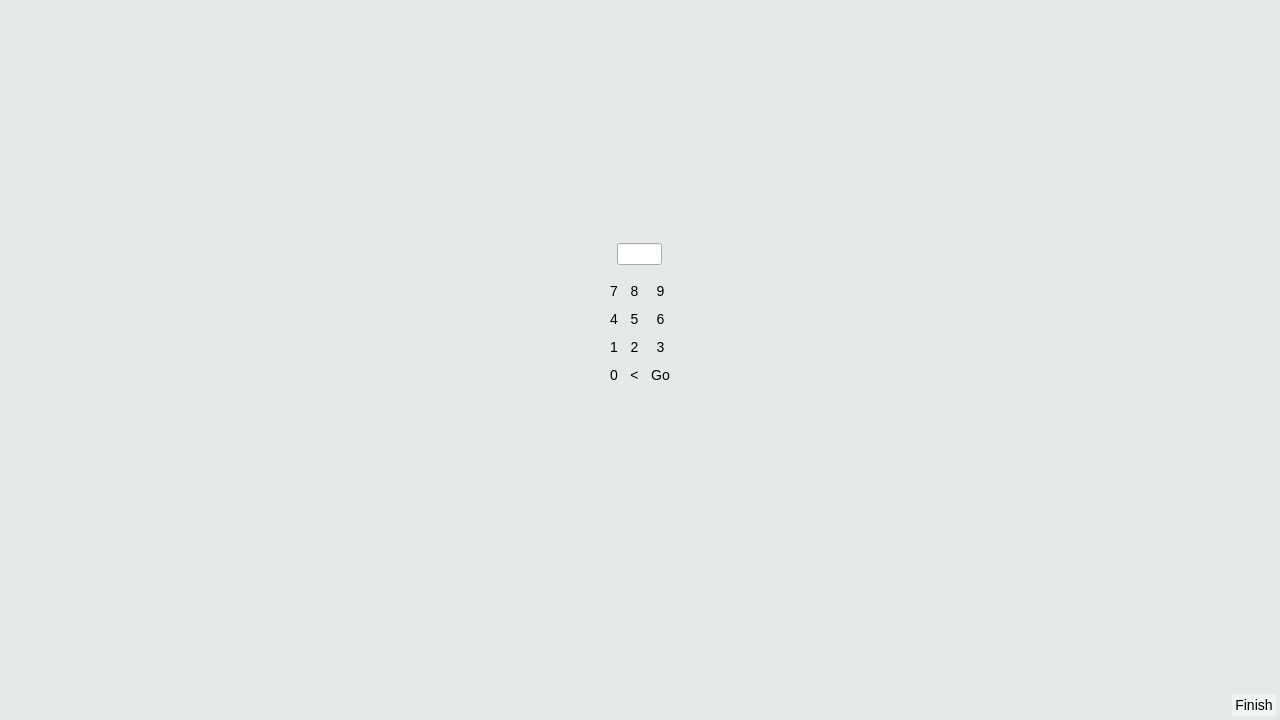
<?xml version="1.0" encoding="UTF-8"?>
<ui version="4.0">
 <class>MainForm</class>
 <widget class="QWidget" name="MainForm">
  <property name="geometry">
   <rect>
    <x>0</x>
    <y>0</y>
    <width>1280</width>
    <height>720</height>
   </rect>
  </property>
  <property name="windowTitle">
   <string>Time-Track</string>
  </property>
  <property name="styleSheet">
   <string notr="true">QWidget#MainForm{

background-color:#E5EAE7;
}
*{
font-family:&quot;Calibri&quot;;
font-size: 14px;

}


QTabWidget{
margin:0px;
padding:0px;
border:none;

background-color:#F1F4F5;

}

QTabBar{
background-color:#F1F4F5;
border:none;
}
QTabBar::tab:selected,QTabBar::tab:hover{

color:#444946;
}




QStackedWidget{
margin:0px;
padding:0px;
}


QWidget{
margin:0px;
padding:0px;
}



QPushButton{
padding:3px;
border:none;
background-color:#F1F4F5;
}
QPushButton:hover,QPushButton:hover{
background-color:#E4E9EB;
}

QPushButton#basicPageConnect:hover{
border-radius:15px;

}

QComboBox{
border:none;
background-color:#F1F4F5;
}
QComboBox:hover {
background-color:#E4E9EB;
}
QComboBox:drop-down{
border:none;
}


QRadioButton{
padding:0px;
margin:0px;

}

QDateEdit{
border:none;
background-color:#F1F4F5;
}
QDateEdit:hover{
background-color:#E4E9EB;
}
QDateEdit:drop-down{
border:none;
}
QGroupBox {
    border: 0px solid gray;
	
    margin-top: 0.5em;
	margin-right:0px;
	margin-left:0px;
}
QGroupBox::title {
    subcontrol-origin: margin;
    left: 10px;
    padding: 0 3px 0 3px;
}


</string>
  </property>
  <layout class="QVBoxLayout" name="verticalLayout_4">
   <property name="leftMargin">
    <number>0</number>
   </property>
   <property name="topMargin">
    <number>0</number>
   </property>
   <property name="rightMargin">
    <number>0</number>
   </property>
   <property name="bottomMargin">
    <number>4</number>
   </property>
   <item>
    <widget class="QStackedWidget" name="mainStack">
     <property name="styleSheet">
      <string notr="true"/>
     </property>
     <property name="currentIndex">
      <number>0</number>
     </property>
     <widget class="QWidget" name="loginPage">
      <property name="styleSheet">
       <string notr="true">

QPushButton{
padding:3px;
border:none;
background-color:#E5EAE7;
}
QPushButton:hover,QPushButton:hover{
background-color:#ECEFED;
}
</string>
      </property>
      <layout class="QGridLayout" name="gridLayout_16">
       <item row="1" column="1">
        <layout class="QHBoxLayout" name="horizontalLayout_13">
         <property name="sizeConstraint">
          <enum>QLayout::SetMinimumSize</enum>
         </property>
         <item>
          <widget class="QLineEdit" name="passEdit">
           <property name="maximumSize">
            <size>
             <width>45</width>
             <height>16777215</height>
            </size>
           </property>
           <property name="font">
            <font>
             <family>Calibri</family>
             <pointsize>-1</pointsize>
            </font>
           </property>
           <property name="maxLength">
            <number>4</number>
           </property>
           <property name="echoMode">
            <enum>QLineEdit::Password</enum>
           </property>
          </widget>
         </item>
        </layout>
       </item>
       <item row="0" column="1">
        <spacer name="verticalSpacer_3">
         <property name="orientation">
          <enum>Qt::Vertical</enum>
         </property>
         <property name="sizeHint" stdset="0">
          <size>
           <width>20</width>
           <height>40</height>
          </size>
         </property>
        </spacer>
       </item>
       <item row="1" column="0">
        <spacer name="horizontalSpacer_9">
         <property name="orientation">
          <enum>Qt::Horizontal</enum>
         </property>
         <property name="sizeHint" stdset="0">
          <size>
           <width>40</width>
           <height>20</height>
          </size>
         </property>
        </spacer>
       </item>
       <item row="7" column="1">
        <spacer name="verticalSpacer_4">
         <property name="orientation">
          <enum>Qt::Vertical</enum>
         </property>
         <property name="sizeHint" stdset="0">
          <size>
           <width>20</width>
           <height>40</height>
          </size>
         </property>
        </spacer>
       </item>
       <item row="1" column="3">
        <spacer name="horizontalSpacer_10">
         <property name="orientation">
          <enum>Qt::Horizontal</enum>
         </property>
         <property name="sizeHint" stdset="0">
          <size>
           <width>40</width>
           <height>20</height>
          </size>
         </property>
        </spacer>
       </item>
       <item row="6" column="1">
        <widget class="QPushButton" name="basicPageConnect">
         <property name="text">
          <string/>
         </property>
        </widget>
       </item>
       <item row="3" column="1">
        <widget class="QLabel" name="passLabel">
         <property name="text">
          <string/>
         </property>
        </widget>
       </item>
       <item row="2" column="1">
        <widget class="QWidget" name="loginNumPad" native="true">
         <layout class="QGridLayout" name="gridLayout_17">
          <item row="0" column="0">
           <widget class="QPushButton" name="Login7">
            <property name="text">
             <string>7</string>
            </property>
           </widget>
          </item>
          <item row="0" column="1">
           <widget class="QPushButton" name="Login8">
            <property name="text">
             <string>8</string>
            </property>
           </widget>
          </item>
          <item row="3" column="0">
           <widget class="QPushButton" name="Login1">
            <property name="text">
             <string>1</string>
            </property>
           </widget>
          </item>
          <item row="1" column="0">
           <widget class="QPushButton" name="Login4">
            <property name="text">
             <string>4</string>
            </property>
           </widget>
          </item>
          <item row="1" column="1">
           <widget class="QPushButton" name="Login5">
            <property name="text">
             <string>5</string>
            </property>
           </widget>
          </item>
          <item row="3" column="1">
           <widget class="QPushButton" name="Login2">
            <property name="text">
             <string>2</string>
            </property>
           </widget>
          </item>
          <item row="0" column="2">
           <widget class="QPushButton" name="Login9">
            <property name="text">
             <string>9</string>
            </property>
           </widget>
          </item>
          <item row="1" column="2">
           <widget class="QPushButton" name="Login6">
            <property name="text">
             <string>6</string>
            </property>
           </widget>
          </item>
          <item row="3" column="2">
           <widget class="QPushButton" name="Login3">
            <property name="text">
             <string>3</string>
            </property>
           </widget>
          </item>
          <item row="4" column="0">
           <widget class="QPushButton" name="Login0">
            <property name="text">
             <string>0</string>
            </property>
           </widget>
          </item>
          <item row="4" column="1">
           <widget class="QPushButton" name="LoginBack">
            <property name="text">
             <string>&lt;</string>
            </property>
           </widget>
          </item>
          <item row="4" column="2">
           <widget class="QPushButton" name="LoginGo">
            <property name="text">
             <string>Go</string>
            </property>
           </widget>
          </item>
         </layout>
        </widget>
       </item>
      </layout>
     </widget>
     <widget class="QWidget" name="basicPage">
      <property name="styleSheet">
       <string notr="true">

QPushButton{
padding:3px;
border:none;
background-color:#E5EAE7;
}
QPushButton:hover,QPushButton:hover{
background-color:#ECEFED;
}
</string>
      </property>
      <layout class="QGridLayout" name="gridLayout_2">
       <property name="bottomMargin">
        <number>0</number>
       </property>
       <item row="1" column="3">
        <spacer name="horizontalSpacer_3">
         <property name="orientation">
          <enum>Qt::Horizontal</enum>
         </property>
         <property name="sizeHint" stdset="0">
          <size>
           <width>40</width>
           <height>20</height>
          </size>
         </property>
        </spacer>
       </item>
       <item row="2" column="1">
        <spacer name="verticalSpacer_2">
         <property name="orientation">
          <enum>Qt::Vertical</enum>
         </property>
         <property name="sizeHint" stdset="0">
          <size>
           <width>20</width>
           <height>40</height>
          </size>
         </property>
        </spacer>
       </item>
       <item row="1" column="0">
        <spacer name="horizontalSpacer_2">
         <property name="orientation">
          <enum>Qt::Horizontal</enum>
         </property>
         <property name="sizeHint" stdset="0">
          <size>
           <width>40</width>
           <height>20</height>
          </size>
         </property>
        </spacer>
       </item>
       <item row="0" column="1">
        <spacer name="verticalSpacer">
         <property name="orientation">
          <enum>Qt::Vertical</enum>
         </property>
         <property name="sizeHint" stdset="0">
          <size>
           <width>20</width>
           <height>40</height>
          </size>
         </property>
        </spacer>
       </item>
       <item row="1" column="1">
        <layout class="QHBoxLayout" name="horizontalLayout_15">
         <item>
          <widget class="QPushButton" name="basicPageClockIn">
           <property name="text">
            <string/>
           </property>
          </widget>
         </item>
         <item>
          <widget class="QPushButton" name="basicPageClockOut">
           <property name="text">
            <string/>
           </property>
          </widget>
         </item>
         <item>
          <widget class="QPushButton" name="basicPageAdvanced">
           <property name="text">
            <string/>
           </property>
          </widget>
         </item>
        </layout>
       </item>
      </layout>
     </widget>
     <widget class="QWidget" name="advPage">
      <layout class="QGridLayout" name="gridLayout_7">
       <property name="leftMargin">
        <number>0</number>
       </property>
       <property name="topMargin">
        <number>0</number>
       </property>
       <property name="rightMargin">
        <number>0</number>
       </property>
       <property name="bottomMargin">
        <number>0</number>
       </property>
       <item row="2" column="0">
        <widget class="QTabWidget" name="MainTabs">
         <property name="currentIndex">
          <number>1</number>
         </property>
         <property name="tabsClosable">
          <bool>false</bool>
         </property>
         <property name="tabBarAutoHide">
          <bool>false</bool>
         </property>
         <widget class="QWidget" name="EmployeeTab">
          <attribute name="title">
           <string>Employees</string>
          </attribute>
          <layout class="QGridLayout" name="gridLayout_4">
           <property name="leftMargin">
            <number>0</number>
           </property>
           <property name="topMargin">
            <number>0</number>
           </property>
           <property name="rightMargin">
            <number>0</number>
           </property>
           <property name="bottomMargin">
            <number>0</number>
           </property>
           <property name="spacing">
            <number>0</number>
           </property>
           <item row="0" column="0">
            <widget class="QTableView" name="EmployeeView">
             <property name="frameShape">
              <enum>QFrame::NoFrame</enum>
             </property>
             <property name="gridStyle">
              <enum>Qt::SolidLine</enum>
             </property>
            </widget>
           </item>
          </layout>
         </widget>
         <widget class="QWidget" name="ProjectTab">
          <attribute name="title">
           <string>Projects</string>
          </attribute>
          <layout class="QGridLayout" name="gridLayout_5">
           <property name="leftMargin">
            <number>0</number>
           </property>
           <property name="topMargin">
            <number>0</number>
           </property>
           <property name="rightMargin">
            <number>0</number>
           </property>
           <property name="bottomMargin">
            <number>0</number>
           </property>
           <property name="spacing">
            <number>0</number>
           </property>
           <item row="0" column="0">
            <layout class="QHBoxLayout" name="horizontalLayout_11">
             <item>
              <widget class="QTableView" name="ProjectView">
               <property name="frameShape">
                <enum>QFrame::NoFrame</enum>
               </property>
              </widget>
             </item>
             <item>
              <widget class="QTableView" name="ProjectItemView">
               <property name="frameShape">
                <enum>QFrame::NoFrame</enum>
               </property>
              </widget>
             </item>
            </layout>
           </item>
          </layout>
         </widget>
         <widget class="QWidget" name="ItemTab">
          <attribute name="title">
           <string>Sub-Projects</string>
          </attribute>
          <layout class="QGridLayout" name="gridLayout_6">
           <property name="leftMargin">
            <number>0</number>
           </property>
           <property name="topMargin">
            <number>0</number>
           </property>
           <property name="rightMargin">
            <number>0</number>
           </property>
           <property name="bottomMargin">
            <number>0</number>
           </property>
           <property name="spacing">
            <number>0</number>
           </property>
           <item row="0" column="0">
            <widget class="QTableView" name="ItemView">
             <property name="frameShape">
              <enum>QFrame::NoFrame</enum>
             </property>
            </widget>
           </item>
          </layout>
         </widget>
         <widget class="QWidget" name="ShiftTab">
          <attribute name="title">
           <string>Shifts</string>
          </attribute>
          <layout class="QGridLayout" name="gridLayout_3">
           <property name="sizeConstraint">
            <enum>QLayout::SetMinimumSize</enum>
           </property>
           <property name="leftMargin">
            <number>0</number>
           </property>
           <property name="topMargin">
            <number>0</number>
           </property>
           <property name="rightMargin">
            <number>0</number>
           </property>
           <property name="bottomMargin">
            <number>0</number>
           </property>
           <property name="spacing">
            <number>0</number>
           </property>
           <item row="0" column="0">
            <widget class="QTableView" name="ShiftView">
             <property name="frameShape">
              <enum>QFrame::NoFrame</enum>
             </property>
            </widget>
           </item>
          </layout>
         </widget>
        </widget>
       </item>
       <item row="1" column="0">
        <widget class="QTabWidget" name="HeaderTabs">
         <property name="maximumSize">
          <size>
           <width>16777215</width>
           <height>110</height>
          </size>
         </property>
         <property name="styleSheet">
          <string notr="true"/>
         </property>
         <property name="tabPosition">
          <enum>QTabWidget::North</enum>
         </property>
         <property name="tabShape">
          <enum>QTabWidget::Rounded</enum>
         </property>
         <property name="currentIndex">
          <number>0</number>
         </property>
         <property name="elideMode">
          <enum>Qt::ElideLeft</enum>
         </property>
         <property name="documentMode">
          <bool>false</bool>
         </property>
         <property name="tabsClosable">
          <bool>false</bool>
         </property>
         <property name="movable">
          <bool>false</bool>
         </property>
         <property name="tabBarAutoHide">
          <bool>false</bool>
         </property>
         <widget class="QWidget" name="EmployeeSettings">
          <property name="styleSheet">
           <string notr="true">QCheckBox::indicator,QRadioButton::indicator{
border:none;
background-color:#F1F4F5;

}

QCheckBox::indicator:checked,QRadioButton::indicator:checked{
border:none;
background-color:#FE938C;

}
</string>
          </property>
          <attribute name="title">
           <string>Employees</string>
          </attribute>
          <layout class="QHBoxLayout" name="horizontalLayout_2">
           <property name="spacing">
            <number>1</number>
           </property>
           <property name="leftMargin">
            <number>2</number>
           </property>
           <property name="topMargin">
            <number>2</number>
           </property>
           <property name="rightMargin">
            <number>2</number>
           </property>
           <property name="bottomMargin">
            <number>2</number>
           </property>
           <item>
            <widget class="QGroupBox" name="groupBox">
             <property name="minimumSize">
              <size>
               <width>0</width>
               <height>0</height>
              </size>
             </property>
             <property name="maximumSize">
              <size>
               <width>200</width>
               <height>16777215</height>
              </size>
             </property>
             <property name="styleSheet">
              <string notr="true"/>
             </property>
             <property name="title">
              <string>Options</string>
             </property>
             <layout class="QHBoxLayout" name="horizontalLayout_5">
              <item>
               <widget class="QPushButton" name="EmployeeAdd">
                <property name="text">
                 <string/>
                </property>
                <property name="default">
                 <bool>false</bool>
                </property>
               </widget>
              </item>
              <item>
               <widget class="QPushButton" name="EmployeeArchive">
                <property name="text">
                 <string/>
                </property>
               </widget>
              </item>
              <item>
               <widget class="QPushButton" name="EmployeeDelete">
                <property name="text">
                 <string/>
                </property>
               </widget>
              </item>
             </layout>
            </widget>
           </item>
           <item>
            <widget class="QGroupBox" name="groupBox_2">
             <property name="title">
              <string>Table</string>
             </property>
             <layout class="QGridLayout" name="gridLayout_8">
              <item row="0" column="0">
               <widget class="QCheckBox" name="EmployeeName">
                <property name="text">
                 <string>Name</string>
                </property>
               </widget>
              </item>
              <item row="1" column="2">
               <widget class="QCheckBox" name="EmployeeActive">
                <property name="text">
                 <string>Active</string>
                </property>
               </widget>
              </item>
              <item row="0" column="2">
               <widget class="QCheckBox" name="EmployeeShiftCount">
                <property name="text">
                 <string>ShiftCount</string>
                </property>
               </widget>
              </item>
              <item row="1" column="1">
               <widget class="QCheckBox" name="EmployeeAdminStatus">
                <property name="text">
                 <string>AdminStatus</string>
                </property>
               </widget>
              </item>
              <item row="0" column="1">
               <widget class="QCheckBox" name="EmployeePin">
                <property name="text">
                 <string>Pin</string>
                </property>
               </widget>
              </item>
              <item row="1" column="0">
               <widget class="QCheckBox" name="EmployeeId">
                <property name="text">
                 <string>Id</string>
                </property>
               </widget>
              </item>
              <item row="0" column="3">
               <widget class="QCheckBox" name="EmployeeCurrent">
                <property name="text">
                 <string>Current</string>
                </property>
               </widget>
              </item>
             </layout>
            </widget>
           </item>
           <item>
            <widget class="QGroupBox" name="groupBox_3">
             <property name="title">
              <string>Show</string>
             </property>
             <property name="flat">
              <bool>false</bool>
             </property>
             <property name="checkable">
              <bool>false</bool>
             </property>
             <layout class="QVBoxLayout" name="verticalLayout_2">
              <property name="spacing">
               <number>2</number>
              </property>
              <property name="leftMargin">
               <number>9</number>
              </property>
              <item>
               <widget class="QRadioButton" name="AllRadio">
                <property name="text">
                 <string>All Employees</string>
                </property>
               </widget>
              </item>
              <item>
               <widget class="QRadioButton" name="CurrentRadio">
                <property name="text">
                 <string>Current Employees</string>
                </property>
               </widget>
              </item>
              <item>
               <widget class="QRadioButton" name="PastRadio">
                <property name="text">
                 <string>Past Employees</string>
                </property>
               </widget>
              </item>
             </layout>
            </widget>
           </item>
           <item>
            <spacer name="horizontalSpacer_4">
             <property name="orientation">
              <enum>Qt::Horizontal</enum>
             </property>
             <property name="sizeHint" stdset="0">
              <size>
               <width>40</width>
               <height>20</height>
              </size>
             </property>
            </spacer>
           </item>
          </layout>
         </widget>
         <widget class="QWidget" name="ProjectsSettings">
          <property name="styleSheet">
           <string notr="true">QCheckBox::indicator,QRadioButton::indicator{
border:none;
background-color:#F1F4F5;

}

QCheckBox::indicator:checked,QRadioButton::indicator:checked{
border:none;
background-color:#B19994;

}
</string>
          </property>
          <attribute name="title">
           <string>Projects</string>
          </attribute>
          <layout class="QHBoxLayout" name="horizontalLayout_7">
           <property name="spacing">
            <number>1</number>
           </property>
           <property name="leftMargin">
            <number>2</number>
           </property>
           <property name="topMargin">
            <number>2</number>
           </property>
           <property name="rightMargin">
            <number>2</number>
           </property>
           <property name="bottomMargin">
            <number>2</number>
           </property>
           <item>
            <widget class="QGroupBox" name="groupBox_6">
             <property name="title">
              <string>Options</string>
             </property>
             <layout class="QHBoxLayout" name="horizontalLayout_9">
              <item>
               <widget class="QPushButton" name="ProjectAdd">
                <property name="text">
                 <string/>
                </property>
               </widget>
              </item>
              <item>
               <widget class="QPushButton" name="ProjectArchive">
                <property name="text">
                 <string/>
                </property>
               </widget>
              </item>
              <item>
               <widget class="QPushButton" name="ProjectDelete">
                <property name="text">
                 <string/>
                </property>
               </widget>
              </item>
             </layout>
            </widget>
           </item>
           <item>
            <widget class="QGroupBox" name="groupBox_8">
             <property name="title">
              <string>Project Table</string>
             </property>
             <layout class="QGridLayout" name="gridLayout_9">
              <item row="0" column="0">
               <widget class="QCheckBox" name="ProjectName">
                <property name="text">
                 <string>Name</string>
                </property>
               </widget>
              </item>
              <item row="1" column="0">
               <widget class="QCheckBox" name="ProjectId">
                <property name="text">
                 <string>Id</string>
                </property>
               </widget>
              </item>
              <item row="0" column="1">
               <widget class="QCheckBox" name="ProjectCurrent">
                <property name="text">
                 <string>Current</string>
                </property>
               </widget>
              </item>
              <item row="1" column="1">
               <widget class="QCheckBox" name="ProjectDate">
                <property name="text">
                 <string>Date</string>
                </property>
               </widget>
              </item>
             </layout>
            </widget>
           </item>
           <item>
            <widget class="QGroupBox" name="groupBox_9">
             <property name="font">
              <font>
               <family>Calibri</family>
               <pointsize>-1</pointsize>
              </font>
             </property>
             <property name="title">
              <string>Show</string>
             </property>
             <layout class="QVBoxLayout" name="verticalLayout_3">
              <property name="spacing">
               <number>2</number>
              </property>
              <item>
               <widget class="QRadioButton" name="ProjectAllRadio">
                <property name="text">
                 <string>All Projects</string>
                </property>
               </widget>
              </item>
              <item>
               <widget class="QRadioButton" name="ProjectCurrentRadio">
                <property name="text">
                 <string>Current Projects</string>
                </property>
               </widget>
              </item>
              <item>
               <widget class="QRadioButton" name="ProjectPastRadio">
                <property name="text">
                 <string>Past Projects</string>
                </property>
               </widget>
              </item>
             </layout>
            </widget>
           </item>
           <item>
            <spacer name="horizontalSpacer_6">
             <property name="orientation">
              <enum>Qt::Horizontal</enum>
             </property>
             <property name="sizeHint" stdset="0">
              <size>
               <width>40</width>
               <height>20</height>
              </size>
             </property>
            </spacer>
           </item>
           <item>
            <widget class="QGroupBox" name="groupBox_11">
             <property name="title">
              <string>Options</string>
             </property>
             <layout class="QGridLayout" name="gridLayout_12">
              <item row="0" column="1">
               <widget class="QPushButton" name="ProjectItemAdd">
                <property name="text">
                 <string/>
                </property>
               </widget>
              </item>
              <item row="0" column="2">
               <widget class="QPushButton" name="ProjectItemRemove">
                <property name="text">
                 <string/>
                </property>
               </widget>
              </item>
              <item row="0" column="0">
               <widget class="QComboBox" name="ProjectItemCombo">
                <property name="font">
                 <font>
                  <family>Calibri</family>
                  <pointsize>-1</pointsize>
                 </font>
                </property>
               </widget>
              </item>
             </layout>
            </widget>
           </item>
           <item>
            <widget class="QGroupBox" name="groupBox_12">
             <property name="styleSheet">
              <string notr="true">QCheckBox::indicator,QRadioButton::indicator{
border:none;
background-color:#F1F4F5;

}

QCheckBox::indicator:checked,QRadioButton::indicator:checked{
border:none;
background-color:#837F9A;

}
</string>
             </property>
             <property name="title">
              <string>Table</string>
             </property>
             <layout class="QGridLayout" name="gridLayout_11">
              <item row="0" column="0">
               <widget class="QCheckBox" name="ProjectItemName">
                <property name="text">
                 <string>Name</string>
                </property>
               </widget>
              </item>
              <item row="1" column="0">
               <widget class="QCheckBox" name="ProjectItemId">
                <property name="text">
                 <string>Id</string>
                </property>
               </widget>
              </item>
             </layout>
            </widget>
           </item>
          </layout>
         </widget>
         <widget class="QWidget" name="ItemsSettings">
          <property name="styleSheet">
           <string notr="true">QCheckBox::indicator,QRadioButton::indicator{
border:none;
background-color:#F1F4F5;

}

QCheckBox::indicator:checked,QRadioButton::indicator:checked{
border:none;
background-color:#837F9A;

}</string>
          </property>
          <attribute name="title">
           <string>Sub-Projects</string>
          </attribute>
          <layout class="QHBoxLayout" name="horizontalLayout_8">
           <property name="spacing">
            <number>1</number>
           </property>
           <property name="leftMargin">
            <number>2</number>
           </property>
           <property name="topMargin">
            <number>2</number>
           </property>
           <property name="rightMargin">
            <number>2</number>
           </property>
           <property name="bottomMargin">
            <number>2</number>
           </property>
           <item>
            <widget class="QGroupBox" name="groupBox_7">
             <property name="title">
              <string>Options</string>
             </property>
             <layout class="QHBoxLayout" name="horizontalLayout_10">
              <item>
               <widget class="QPushButton" name="ItemAdd">
                <property name="text">
                 <string/>
                </property>
               </widget>
              </item>
              <item>
               <widget class="QPushButton" name="ItemDelete">
                <property name="text">
                 <string/>
                </property>
               </widget>
              </item>
             </layout>
            </widget>
           </item>
           <item>
            <widget class="QGroupBox" name="groupBox_10">
             <property name="title">
              <string>Table</string>
             </property>
             <layout class="QGridLayout" name="gridLayout_10">
              <item row="0" column="0">
               <widget class="QCheckBox" name="ItemName">
                <property name="text">
                 <string>Name</string>
                </property>
               </widget>
              </item>
              <item row="1" column="0">
               <widget class="QCheckBox" name="ItemId">
                <property name="text">
                 <string>Id</string>
                </property>
               </widget>
              </item>
              <item row="1" column="1">
               <widget class="QCheckBox" name="ItemSub">
                <property name="text">
                 <string>Sub-Category</string>
                </property>
               </widget>
              </item>
              <item row="0" column="1">
               <widget class="QCheckBox" name="ItemCategory">
                <property name="text">
                 <string>Category</string>
                </property>
               </widget>
              </item>
              <item row="0" column="2">
               <widget class="QCheckBox" name="ItemDimension">
                <property name="text">
                 <string>Dimension</string>
                </property>
               </widget>
              </item>
             </layout>
            </widget>
           </item>
           <item>
            <spacer name="horizontalSpacer_7">
             <property name="orientation">
              <enum>Qt::Horizontal</enum>
             </property>
             <property name="sizeHint" stdset="0">
              <size>
               <width>40</width>
               <height>20</height>
              </size>
             </property>
            </spacer>
           </item>
          </layout>
         </widget>
         <widget class="QWidget" name="ShiftSettings">
          <property name="styleSheet">
           <string notr="true">QCheckBox::indicator,QRadioButton::indicator{
border:none;
background-color:#F1F4F5;

}

QCheckBox::indicator:checked,QRadioButton::indicator:checked{
border:none;
background-color:#8DAA91;

}</string>
          </property>
          <attribute name="title">
           <string>Shifts</string>
          </attribute>
          <layout class="QHBoxLayout" name="horizontalLayout_3">
           <property name="spacing">
            <number>1</number>
           </property>
           <property name="leftMargin">
            <number>2</number>
           </property>
           <property name="topMargin">
            <number>2</number>
           </property>
           <property name="rightMargin">
            <number>2</number>
           </property>
           <property name="bottomMargin">
            <number>2</number>
           </property>
           <item>
            <widget class="QGroupBox" name="groupBox_4">
             <property name="title">
              <string>Options</string>
             </property>
             <layout class="QHBoxLayout" name="horizontalLayout_6">
              <item>
               <widget class="QPushButton" name="ShiftAdd">
                <property name="text">
                 <string/>
                </property>
               </widget>
              </item>
              <item>
               <widget class="QPushButton" name="ShiftEdit">
                <property name="text">
                 <string/>
                </property>
               </widget>
              </item>
              <item>
               <widget class="QPushButton" name="ShiftDelete">
                <property name="text">
                 <string/>
                </property>
               </widget>
              </item>
             </layout>
            </widget>
           </item>
           <item>
            <widget class="QGroupBox" name="groupBox_5">
             <property name="title">
              <string>Display By</string>
             </property>
             <layout class="QGridLayout" name="gridLayout">
              <property name="spacing">
               <number>2</number>
              </property>
              <item row="0" column="2">
               <widget class="QComboBox" name="ShiftEmployeeCombo">
                <property name="font">
                 <font>
                  <family>Calibri</family>
                  <pointsize>-1</pointsize>
                 </font>
                </property>
                <property name="sizeAdjustPolicy">
                 <enum>QComboBox::AdjustToContents</enum>
                </property>
               </widget>
              </item>
              <item row="1" column="2">
               <widget class="QComboBox" name="ShiftProjectCombo">
                <property name="font">
                 <font>
                  <family>Calibri</family>
                  <pointsize>-1</pointsize>
                 </font>
                </property>
                <property name="sizeAdjustPolicy">
                 <enum>QComboBox::AdjustToContents</enum>
                </property>
               </widget>
              </item>
              <item row="0" column="0">
               <widget class="QLabel" name="label2323">
                <property name="text">
                 <string>Employee:</string>
                </property>
               </widget>
              </item>
              <item row="2" column="2">
               <widget class="QComboBox" name="ShiftItemCombo">
                <property name="font">
                 <font>
                  <family>Calibri</family>
                  <pointsize>-1</pointsize>
                 </font>
                </property>
                <property name="sizeAdjustPolicy">
                 <enum>QComboBox::AdjustToContents</enum>
                </property>
               </widget>
              </item>
              <item row="2" column="0">
               <widget class="QLabel" name="label_3">
                <property name="text">
                 <string>Item:</string>
                </property>
               </widget>
              </item>
              <item row="1" column="0">
               <widget class="QLabel" name="label_2">
                <property name="text">
                 <string>Project:</string>
                </property>
               </widget>
              </item>
              <item row="0" column="1">
               <widget class="QCheckBox" name="ShiftEmployeeBox">
                <property name="text">
                 <string/>
                </property>
               </widget>
              </item>
              <item row="1" column="1">
               <widget class="QCheckBox" name="ShiftProjectBox">
                <property name="text">
                 <string/>
                </property>
               </widget>
              </item>
              <item row="2" column="1">
               <widget class="QCheckBox" name="ShiftItemBox">
                <property name="text">
                 <string/>
                </property>
               </widget>
              </item>
             </layout>
            </widget>
           </item>
           <item>
            <widget class="QGroupBox" name="groupBox_13">
             <property name="title">
              <string>Time</string>
             </property>
             <layout class="QGridLayout" name="gridLayout_13">
              <item row="0" column="1">
               <widget class="QDateEdit" name="ShiftDate1">
                <property name="calendarPopup">
                 <bool>true</bool>
                </property>
               </widget>
              </item>
              <item row="1" column="1">
               <widget class="QDateEdit" name="ShiftDate2">
                <property name="calendarPopup">
                 <bool>true</bool>
                </property>
               </widget>
              </item>
              <item row="0" column="0">
               <widget class="QLabel" name="label_4">
                <property name="text">
                 <string>From:</string>
                </property>
               </widget>
              </item>
              <item row="1" column="0">
               <widget class="QLabel" name="label_5">
                <property name="text">
                 <string>To:</string>
                </property>
               </widget>
              </item>
             </layout>
            </widget>
           </item>
           <item>
            <spacer name="horizontalSpacer_5">
             <property name="orientation">
              <enum>Qt::Horizontal</enum>
             </property>
             <property name="sizeHint" stdset="0">
              <size>
               <width>40</width>
               <height>20</height>
              </size>
             </property>
            </spacer>
           </item>
           <item>
            <widget class="QGroupBox" name="groupBox_15">
             <property name="title">
              <string/>
             </property>
             <layout class="QGridLayout" name="gridLayout_15">
              <item row="0" column="0">
               <widget class="QLabel" name="ShiftTotalTime">
                <property name="layoutDirection">
                 <enum>Qt::LeftToRight</enum>
                </property>
                <property name="text">
                 <string>0:00</string>
                </property>
                <property name="alignment">
                 <set>Qt::AlignCenter</set>
                </property>
               </widget>
              </item>
             </layout>
            </widget>
           </item>
          </layout>
         </widget>
         <widget class="QWidget" name="DataBaseSettings">
          <attribute name="title">
           <string>DataBase</string>
          </attribute>
          <layout class="QHBoxLayout" name="horizontalLayout_4">
           <property name="spacing">
            <number>1</number>
           </property>
           <property name="leftMargin">
            <number>2</number>
           </property>
           <property name="topMargin">
            <number>2</number>
           </property>
           <property name="rightMargin">
            <number>2</number>
           </property>
           <property name="bottomMargin">
            <number>2</number>
           </property>
           <item>
            <widget class="QGroupBox" name="groupBox_14">
             <property name="styleSheet">
              <string notr="true">

QPushButton{
padding:3px;
border:none;
background-color: none;

}
QPushButton#DataBaseConnect{
border-image: url(../Icons/connect.png); }
 QPushButton#DataBaseConnect::hover { 
border-image: url(..Icons/connect_hover.png); }


QPushButton#DataBaseDisconnect{
border-image: url(../Icons/disconnect.png); }
QPushButton#DataBaseDisconnect::hover { 
border-image: url(..Icons/connect.png); }


</string>
             </property>
             <property name="title">
              <string>Server Database</string>
             </property>
             <layout class="QGridLayout" name="gridLayout_14">
              <item row="0" column="3">
               <widget class="QPushButton" name="DataBaseConnect">
                <property name="maximumSize">
                 <size>
                  <width>50</width>
                  <height>50</height>
                 </size>
                </property>
                <property name="text">
                 <string/>
                </property>
               </widget>
              </item>
              <item row="0" column="4">
               <widget class="QPushButton" name="DataBaseDisconnect">
                <property name="maximumSize">
                 <size>
                  <width>50</width>
                  <height>50</height>
                 </size>
                </property>
                <property name="text">
                 <string/>
                </property>
               </widget>
              </item>
              <item row="0" column="0">
               <widget class="QLabel" name="label_6">
                <property name="maximumSize">
                 <size>
                  <width>115</width>
                  <height>16777215</height>
                 </size>
                </property>
                <property name="text">
                 <string>Current Connection:</string>
                </property>
               </widget>
              </item>
              <item row="0" column="2">
               <widget class="QLabel" name="DataBaseLabel">
                <property name="text">
                 <string/>
                </property>
               </widget>
              </item>
             </layout>
            </widget>
           </item>
          </layout>
         </widget>
         <widget class="QWidget" name="Settings">
          <attribute name="title">
           <string>Settings</string>
          </attribute>
          <layout class="QHBoxLayout" name="horizontalLayout_12">
           <item>
            <widget class="QPushButton" name="SettngsFullScreen">
             <property name="text">
              <string>Full Screen</string>
             </property>
            </widget>
           </item>
           <item>
            <widget class="QPushButton" name="SettingsMaximized">
             <property name="text">
              <string>Maximized</string>
             </property>
            </widget>
           </item>
           <item>
            <spacer name="horizontalSpacer_8">
             <property name="orientation">
              <enum>Qt::Horizontal</enum>
             </property>
             <property name="sizeHint" stdset="0">
              <size>
               <width>40</width>
               <height>20</height>
              </size>
             </property>
            </spacer>
           </item>
          </layout>
         </widget>
        </widget>
       </item>
      </layout>
     </widget>
    </widget>
   </item>
   <item>
    <layout class="QHBoxLayout" name="horizontalLayout">
     <property name="spacing">
      <number>0</number>
     </property>
     <property name="sizeConstraint">
      <enum>QLayout::SetMinimumSize</enum>
     </property>
     <property name="rightMargin">
      <number>4</number>
     </property>
     <property name="bottomMargin">
      <number>0</number>
     </property>
     <item>
      <spacer name="horizontalSpacer">
       <property name="orientation">
        <enum>Qt::Horizontal</enum>
       </property>
       <property name="sizeHint" stdset="0">
        <size>
         <width>40</width>
         <height>20</height>
        </size>
       </property>
      </spacer>
     </item>
     <item>
      <widget class="QPushButton" name="mainFinish">
       <property name="text">
        <string>Finish</string>
       </property>
      </widget>
     </item>
    </layout>
   </item>
  </layout>
 </widget>
 <resources/>
 <connections/>
</ui>
